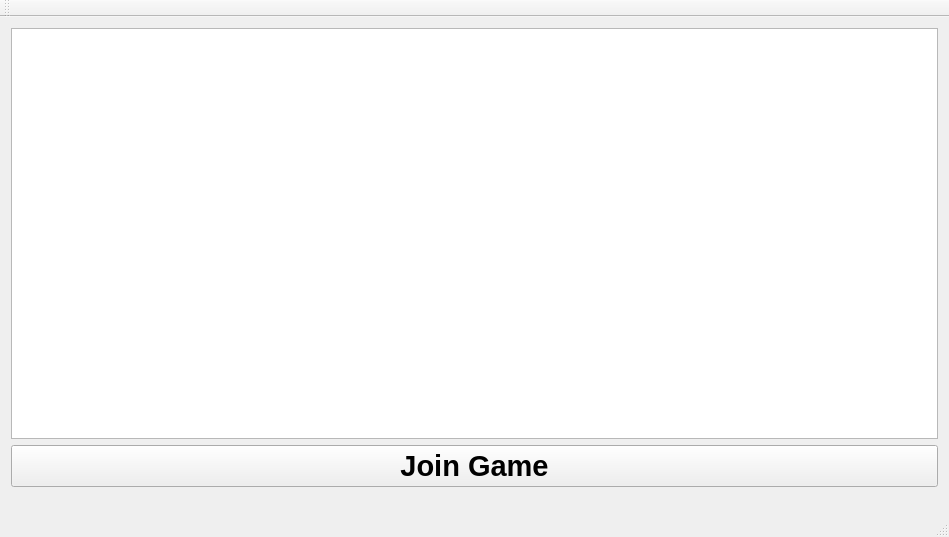
<?xml version="1.0" encoding="UTF-8"?>
<ui version="4.0">
 <class>MainWindow</class>
 <widget class="QMainWindow" name="MainWindow">
  <property name="geometry">
   <rect>
    <x>0</x>
    <y>0</y>
    <width>949</width>
    <height>537</height>
   </rect>
  </property>
  <property name="font">
   <font>
    <pointsize>22</pointsize>
    <weight>75</weight>
    <italic>false</italic>
    <bold>true</bold>
    <underline>false</underline>
   </font>
  </property>
  <property name="windowTitle">
   <string>Castles and Creatures</string>
  </property>
  <widget class="QWidget" name="centralWidget">
   <layout class="QVBoxLayout" name="verticalLayout">
    <item>
     <widget class="QGraphicsView" name="graphicsView"/>
    </item>
    <item>
     <widget class="QPushButton" name="joinGameButton">
      <property name="font">
       <font>
        <pointsize>22</pointsize>
        <weight>75</weight>
        <italic>false</italic>
        <bold>true</bold>
        <underline>false</underline>
       </font>
      </property>
      <property name="text">
       <string>Join Game</string>
      </property>
     </widget>
    </item>
   </layout>
  </widget>
  <widget class="QMenuBar" name="menuBar">
   <property name="geometry">
    <rect>
     <x>0</x>
     <y>0</y>
     <width>949</width>
     <height>42</height>
    </rect>
   </property>
  </widget>
  <widget class="QToolBar" name="mainToolBar">
   <attribute name="toolBarArea">
    <enum>TopToolBarArea</enum>
   </attribute>
   <attribute name="toolBarBreak">
    <bool>false</bool>
   </attribute>
  </widget>
  <widget class="QStatusBar" name="statusBar"/>
 </widget>
 <layoutdefault spacing="6" margin="11"/>
 <resources/>
 <connections/>
</ui>
